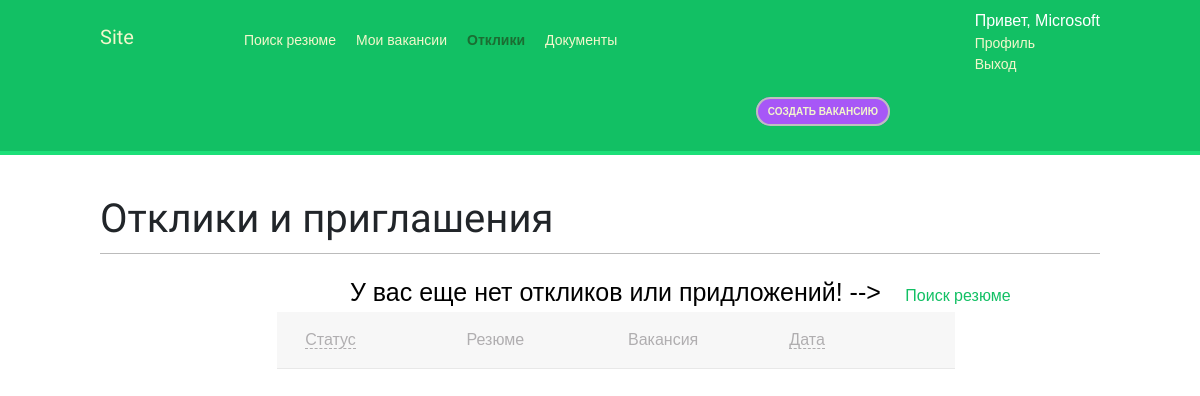
Before: /company/response/ (signed in) with the older database file.
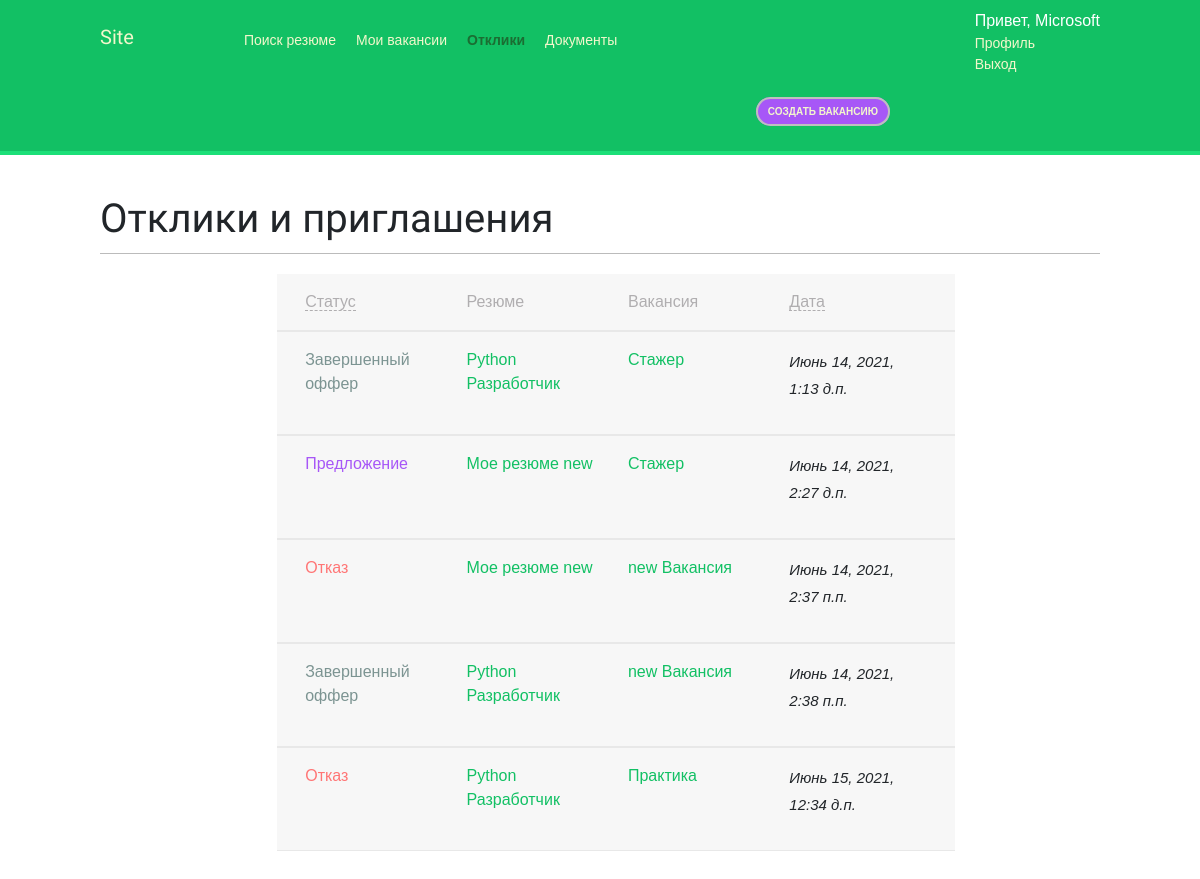
After: the same page with the newer database file.
### main_site/models.py (models this page shows, shortened)
class Response(models.Model):
	STATUS_CHOICES = (
			(None,'Не установлен'),
			('student_response','Отклик студента'),
			('offer','Предложение'),
			('reject','Отказ'),
			('offer_completed','Завершенный оффер'),
		)
	resume = models.ForeignKey(Resume,on_delete=models.CASCADE,related_name='responses', verbose_name="Резюме")
	vacancy = models.ForeignKey(Vacancy,on_delete=models.CASCADE,related_name='responses', verbose_name="Вакансия")
	created_by = models.DateTimeField(auto_now_add=True)
	updated_by =  models.DateTimeField(auto_now=True)
	status = models.CharField('Статус',max_length=30,choices=STATUS_CHOICES, default='published')
	class Meta:
		verbose_name = 'Отклик'
		verbose_name_plural = 'Отклики'
		unique_together = ('resume', 'vacancy')

class Resume(models.Model):
	STATUS_CHOICES = (
			('blocked','Заблокированое'),
			('closed','Закрытое'),
			('published','Опубликованное'),
		)
	student = models.ForeignKey(Student,on_delete=models.CASCADE,related_name='resumes', verbose_name="Студент")
	skills = models.ManyToManyField(Skill,related_name='resumes', verbose_name="Навыки", blank=True)
	name = models.CharField('Название',max_length=100)
	experience = models.TextField('Опыт')
	responsibilities = models.TextField('Обязанности') #обязанности
	achievements = models.TextField('Достижения') #достижения
	about_self = models.TextField('О себе')
	created_by = models.DateTimeField(auto_now_add=True)
	updated_by =  models.DateTimeField(auto_now=True)
	status = models.CharField('Статус',max_length=20,choices=STATUS_CHOICES, default='published')
	class Meta:
		verbose_name = 'Резюме'
		verbose_name_plural = 'Резюме'

class Vacancy(models.Model):
	STATUS_CHOICES = (
			('blocked','Заблокированая'),
			('closed','Закрытая'),
			('published','Опубликованная'),
		)
	company = models.ForeignKey(Company,on_delete=models.CASCADE,related_name='vacancys', verbose_name="Компания")
	skills = models.ManyToManyField(Skill, related_name='vacancys',verbose_name="Навыки")
	name = models.CharField('Название',max_length=100)
	description = models.TextField('Описание')
	responsibilities = models.TextField('Обязанности') #обязанности
	requirements = models.TextField('Требования') #требования
	conditions = models.TextField('Условия') #условия
	created_by = models.DateTimeField(auto_now_add=True)
	updated_by =  models.DateTimeField(auto_now=True)
	status = models.CharField('Статус',max_length=10,choices=STATUS_CHOICES, default='published')
	class Meta:
		verbose_name = 'Вакансия'
		verbose_name_plural = 'Вакансии'

### main_site/views.py (the view, shortened to what this page needs)
# urls.py: path('company/response/',views.CompanyResponseListView.as_view() , name='company_response_list'),
class CompanyResponseListView(LoginRequiredMixin,ListView):
	model = Response
	template_name = 'main_site/response/company_response_list.html'
	context_object_name = 'responses'
	ordering = ['status']
	def get_queryset(self):
		ordering = self.request.GET.get('filter')
		if not ordering:
			ordering = 'updated_by'
		queryset = Response.objects.filter(vacancy__company=self.request.user.companys).order_by(ordering)
		return queryset
	def get_context_data(self, **kwargs):
		context = super().get_context_data(**kwargs)
		context["section"] = 'company_response_list'
		context["filter"] = self.request.GET.get('filter')
		return context

### main_site/templates/main_site/response/company_response_list.html (shortened to what this page needs)
{% extends 'base.html' %}
{% block content %}
<h1>Отклики и приглашения</h1>
<div style="">
	{% if not responses  %}
	<span style="color: #000; margin-left: 25%; margin-right: 20px; font-size: 25px">У вас еще нет откликов или придложений! --></span>
		<a href="{% url 'resume_list' %}">Поиск резюме</a>
	{% endif %}
	<ul>
		<li style="list-style-type: none;">
			<div class="row mb p-3 profile-info" style="width: 70%; margin-left: 15%">
				<div class="col-3" style="color: #b0aeb0" >
					{% if filter == "-status" %}
					<a href="{% url 'company_response_list' %}?filter=status" style="color: #b0aeb0;border-bottom: 1px dashed #b0aeb0;" class="" > Статус</a><span> ↑ </span>
					{% elif filter == 'status' %}
					<a href="{% url 'company_response_list' %}?filter=-status" style="color: #b0aeb0;border-bottom: 1px dashed #b0aeb0;" class="" > Статус</a><span> ↓ </span>
					{% else %}
					<a href="{% url 'company_response_list' %}?filter=-status" style="color: #b0aeb0;border-bottom: 1px dashed #b0aeb0;" class="" > Статус</a>
					{% endif %}
				</div>
				<div class="col-3" style="color: #b0aeb0">
					Резюме
				</div>
				<div class="col-3" style="color: #b0aeb0">
					Вакансия
				</div>
				<div class="col-3" style="color: #b0aeb0">
					{% if filter == "-updated_by" %}
					<a href="{% url 'company_response_list' %}?filter=updated_by" style="color: #b0aeb0;border-bottom: 1px dashed #b0aeb0;" class="" > Дата</a><span> ↓ </span>
					{% elif filter == 'updated_by' %}
					<a href="{% url 'company_response_list' %}?filter=-updated_by" style="color: #b0aeb0;border-bottom: 1px dashed #b0aeb0;" class="" > Дата</a><span> ↑ </span>
					{% else %}
					<a href="{% url 'company_response_list' %}?filter=-updated_by" style="color: #b0aeb0;border-bottom: 1px dashed #b0aeb0;" class="" > Дата</a>
					{% endif %}
				</div>
			</div>
		</li>
	{% for response in responses %}
		<li style="list-style-type: none;">
			<div class="row mb p-3 profile-info-top response" style="width: 70%; margin-left: 15%" onclick="location.href='{% url 'company_response_detail' response.id %}';">
				<div class="col-3 " >
					{% if response.status == 'offer' %}
					<span style="color: #a757f7">{{response.get_status_display}}</span>
					{% elif response.status == 'student_response' %}
						<span style="color: #40c7be">{{response.get_status_display}}</span>
					{% elif response.status == 'offer_completed' %}
					<span style="color: #7c9492">{{response.get_status_display}}</span>
					{% elif response.status == 'reject' %}
						<span style="color: #ff7575">{{response.get_status_display}}</span>
					{% endif %}
				</div>
				<div class="col-3" >
					<a href="{% url 'resume_detail' response.resume.id %}" >
						{{response.resume.name}}
					</a>
				</div>
				<div class="col-3 " >
					<a href="{% url 'my_vacancy_detail' response.vacancy.id %}" >
						{{response.vacancy.name}}
					</a>
				</div>
				<div class="col-3 " >
					<p style="font-size: 15px"><i>{{response.updated_by}}</i></p>
				</div>
			</div>
		</li>
	{% endfor %}
	</ul>
</div>
{% endblock %}

Changed rows visible on the page:
added Response: status "Завершенный оффер", resume.name "Python Разработчик", vacancy.name "Стажер", updated_by "Июнь 14, 2021, 1:13 д.п."
added Response: status "Предложение", resume.name "Мое резюме new", vacancy.name "Стажер", updated_by "Июнь 14, 2021, 2:27 д.п."
added Response: status "Отказ", resume.name "Мое резюме new", vacancy.name "new Вакансия", updated_by "Июнь 14, 2021, 2:37 п.п."
added Response: status "Завершенный оффер", resume.name "Python Разработчик", vacancy.name "new Вакансия", updated_by "Июнь 14, 2021, 2:38 п.п."
added Response: status "Отказ", resume.name "Python Разработчик", vacancy.name "Практика", updated_by "Июнь 15, 2021, 12:34 д.п."
Other visible differences:
text no longer shown: "У вас еще нет откликов или придложений! --> Поиск резюме"
